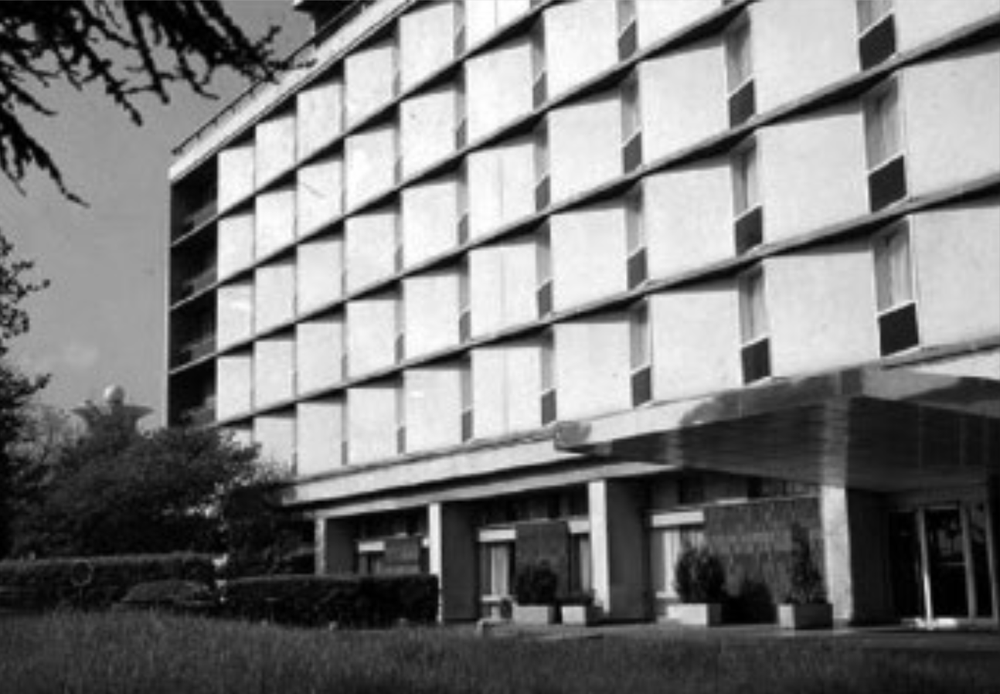
#> input picture EdgeDetection/images/building_2.png, 1000 x 694 px, shrunk from 1294 x 898 before the run
$ python hough_lines.py
#> lines starting #> are read from the running program, lines starting #| are printed output that depends on the picture; after the words box and inside, x2 and y2 are one past the last pixel; in counts of white or black regions, pixels touching at a corner belong together
import cv2
import numpy as np

src = cv2.imread('images/building_2.png', cv2.IMREAD_GRAYSCALE)
#> src is the input picture: shape (694, 1000); min 0, max 255, mean 122.9

if src is None:
    print('Image load failed!')
    exit()

# Canny edge 검출기
edge = cv2.Canny(src, 50, 150)
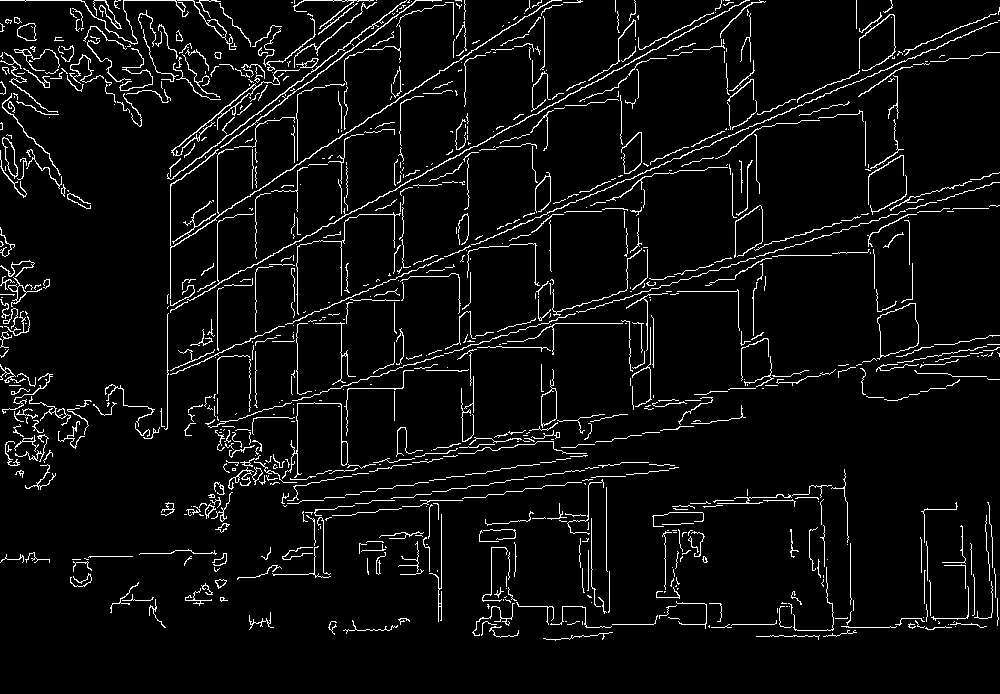
#> edge: shape (694, 1000); 5.2% white in thin lines or dots

# HoughLines 함수로 직선 검출
lines = cv2.HoughLines(edge, 1, np.pi / 180, 130) # 맨 뒤 파라미터 임계값을 조절해서 직선 판정을 늘릴 수 있다.
#> lines = 81 rows, first 8: [410, 1.17], [297, 0], [0, 1.57], [300, 0.995], [217, 0], [352, 1.08], [341, 0], [255, 0]
dst = cv2.cvtColor(edge, cv2.COLOR_GRAY2BGR)
#> dst: shape (694, 1000, 3); 5.2% white in thin lines or dots

if lines is not None:
    for i in range(lines.shape[0]):
        rho = lines[i][0][0]
        theta = lines[i][0][1]
        cos = np.cos(theta)
        sin = np.sin(theta)
        x0 = cos * rho
        y0 = sin * rho
        alpha = 1000  # 직선의 길이를 적절히 조정

        # 두 점을 계산하여 직선을 그림
        pt1 = (int(x0 - alpha * sin), int(y0 + alpha * cos))
        pt2 = (int(x0 + alpha * sin), int(y0 - alpha * cos))
        cv2.line(dst, pt1, pt2, (0, 0, 255), 2, cv2.LINE_AA)
#> this loop made 81 passes
#> (rho, theta, cos, sin, x0, y0, pt1, pt2) on passes 1 to 10: (410, 1.17, 0.391, 0.921, 160.2, 377.4, (-760, 768), (1080, -13)), (297, 0, 1, 0, 297, 0, (297, 1000), (297, -1000)), (0, 1.57, -4.37e-08, 1, 0, 0, (-1000, 0), (1000, 0)), (300, 0.995, 0.545, 0.839, 163.4, 251.6, (-675, 796), (1002, -293)), (217, 0, 1, 0, 217, 0, (217, 1000), (217, -1000)), (352, 1.08, 0.469, 0.883, 165.3, 310.8, (-717, 780), (1048, -158)), (341, 0, 1, 0, 341, 0, (341, 1000), (341, -1000)), (255, 0, 1, 0, 255, 0, (255, 1000), (255, -1000)), (414, 1.15, 0.407, 0.914, 168.4, 378.2, (-745, 784), (1081, -28)), (251, 0.925, 0.602, 0.799, 151.1, 200.5, (-647, 802), (949, -401))
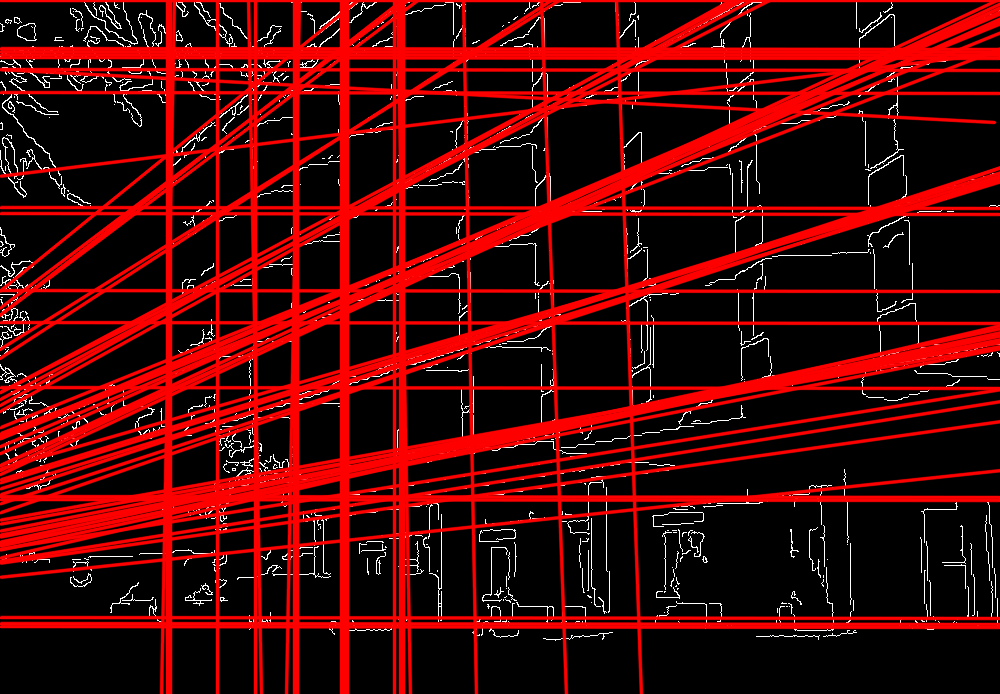
#> dst: shape (694, 1000, 3); mean B, G, R 6.2, 6.2, 73

# 결과 시각화
cv2.imshow('src', src)
cv2.imshow('edge', edge)
cv2.imshow('dst', dst)
cv2.waitKey()
cv2.destroyAllWindows()

$ run again, with EdgeDetection/images/building.png copied over EdgeDetection/images/building_2.png
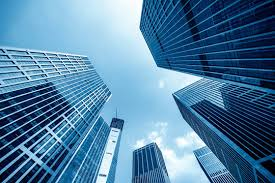
#> input picture EdgeDetection/images/building.png, 275 x 183 px
#> `edge = cv2.Canny(src, 50, 150)`:
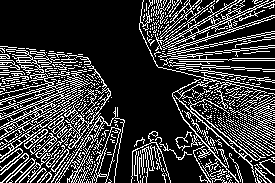
#> edge: shape (183, 275); 22.8% white in thin lines or dots
#> lines = [[87, 1.36], [108, 1.17], [109, 1.15], [99, 1.26], [101, 1.26]]
#> the loop `for i in range(lines.shape[0]):` made 5 passes
#> (rho, theta, cos, sin, x0, y0, pt1, pt2) on passes 1 to 5: (87, 1.36, 0.208, 0.978, 18.09, 85.1, (-960, 293), (996, -122)), (108, 1.17, 0.391, 0.921, 42.2, 99.41, (-878, 490), (962, -291)), (109, 1.15, 0.407, 0.914, 44.33, 99.58, (-869, 506), (957, -307)), (99, 1.26, 0.309, 0.951, 30.59, 94.15, (-920, 403), (981, -214)), (101, 1.26, 0.309, 0.951, 31.21, 96.06, (-919, 405), (982, -212))
#> after the loop `for i in range(lines.shape[0]):`:
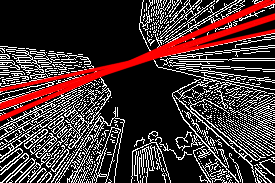
#> dst: shape (183, 275, 3); mean B, G, R 52.2, 52.2, 70.9

$ run again, with EdgeDetection/images/img.png copied over EdgeDetection/images/building_2.png
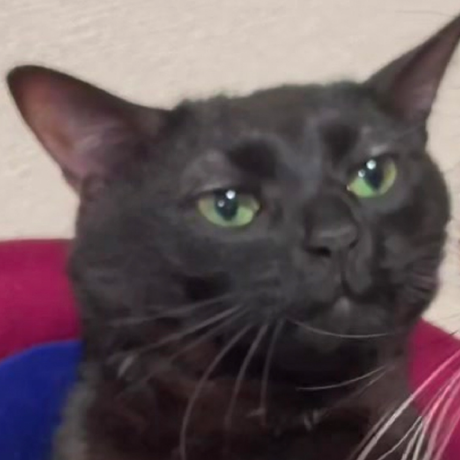
#> input picture EdgeDetection/images/img.png, 460 x 460 px
#> `src = cv2.imread('images/building_2.png', cv2.IMREAD_GRAYSCALE)`:
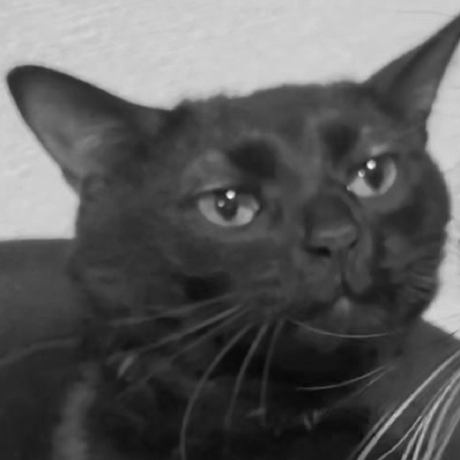
#> src: shape (460, 460); min 6, max 247, mean 90.7
#> `edge = cv2.Canny(src, 50, 150)`:
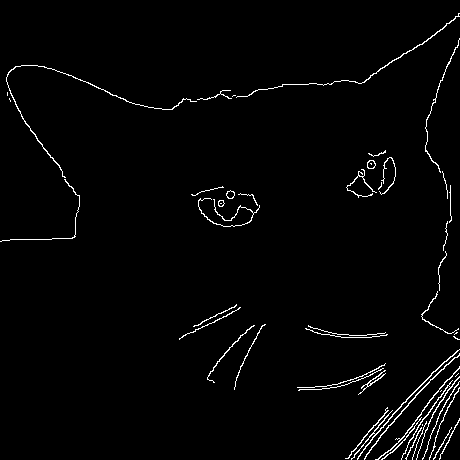
#> edge: shape (460, 460); 2% white in thin lines or dots
#> lines = None
#> dst: shape (460, 460, 3); 2% white in thin lines or dots
